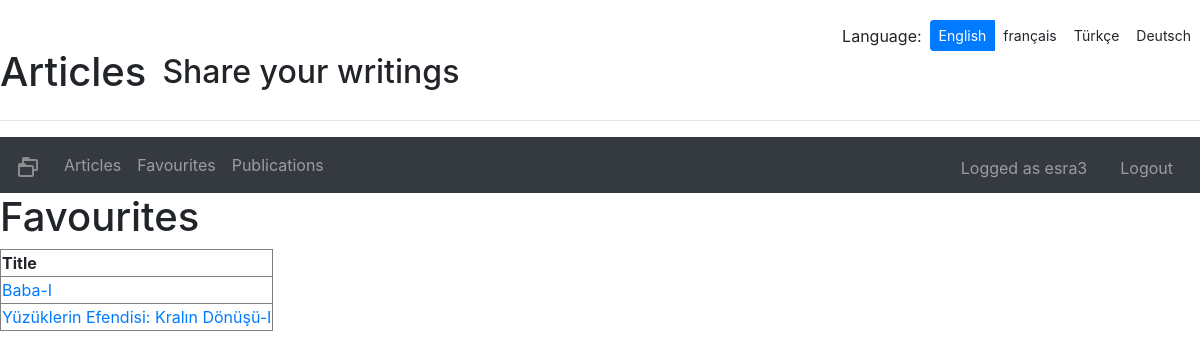
The app's page /en/favourites (signed in) with its own data.
### article_app/models.py (models this page shows, shortened)
class UserFavouriteArticle(models.Model):
    user = models.ForeignKey(User, null=False, on_delete=models.CASCADE)
    article = models.ForeignKey(Article, null=False, on_delete=models.CASCADE)
    class Meta:
        constraints = [
            models.UniqueConstraint(fields=['user', 'article'], name='unique_fav'),
        ]

class Article(models.Model):
    title = models.CharField(max_length=64, null=False)
    author = models.ForeignKey(User, null=False, on_delete=models.CASCADE)
    created = models.DateTimeField(auto_now_add=True)
    synopsis = models.CharField(max_length=312, null=False)
    content = models.TextField(null=False)

### article_app/views.py (the view)
# urls.py: path("favourites", views.FavouritesView.as_view(), name="favourites"),
class FavouritesView(LoginRequiredMixin, generic.ListView):
    model = UserFavouriteArticle
    template_name = "article_app/favourites.html"
    context_object_name = "favourites"
    def get_queryset(self):
        return UserFavouriteArticle.objects.filter(
            user=self.request.user
        ).order_by('article__created')

### article_app/templates/article_app/favourites.html (shortened to what this page needs)
{% extends "base.html" %}
{% load i18n %}
{% block content %}
<h1>{% trans "Favourites" %}</h1>
<table border="1">
    <thead>
        <tr>
            <th>{% trans "Title" %}</th>
        </tr>
    </thead>
    <tbody>
        {% for fav in favourites %}
        <tr>
            <td><a href="{% url 'article_detail' fav.article.pk %}">{{ fav.article.title }}</td>
        </tr>
        {% empty %}
        <tr>
            <td colspan="3">{% trans "No favourites yet." %}</td>
        </tr>
        {% endfor %}
    </tbody>
</table>
{% endblock %}

### article_app/templates/base.html (shortened to what this page needs)
{% load i18n %}
<!DOCTYPE html>
<html lang="en">
<head>
    <link rel="stylesheet" href="https://cdn.jsdelivr.net/npm/bootstrap@4.6.2/dist/css/bootstrap.min.css">
    <link rel="stylesheet" href="https://stackpath.bootstrapcdn.com/bootstrap/4.1.1/css/bootstrap.min.css">
</head>
<body>
    <br><br>
    <div class="d-flex align-items-center">
        <h1 class="mr-3">{% trans "Articles" %}</h1>
        <h2>{% trans "Share your writings" %}</h2>
    </div>
    <hr>
    {% get_current_language as CURRENT_LANGUAGE %}
    {% get_available_languages as AVAILABLE_LANGUAGES %}
    {% get_language_info_list for AVAILABLE_LANGUAGES as languages %}
    <div align="left" class="languages d-flex justify-content-start align-items-center mb-2" style="position: fixed; top: 20px; right: 0;">
        <p class="mb-0 mr-2">{% trans "Language" %}:</p>
        <div class="btn-group" role="group">
            {% for language in languages %}
                <a href="/{{ language.code }}{{ request.get_full_path|slice:'3:' }}"
                class="btn btn-sm {% if language.code == CURRENT_LANGUAGE %}btn-primary class="active"{% endif %}">
                {{ language.name_local }}
                </a>
            {% endfor %}
        </div>
    </div>
    <nav class="navbar navbar-expand-lg navbar-dark bg-dark">
    <a class="navbar-brand" href="articles">
        <img src="../static/images/Folders.svg" alt="" width="" height="" alt="">
    </a>
    <div class="collapse navbar-collapse" id="navbarSupportedContent">
        <ul class="navbar-nav mr-auto">
        {% if user.is_authenticated %}
        <li class="nav-item">
            <a class="nav-link" href="{% url 'articles' %}">{% trans "Articles" %}</a>
        </li>
        <li class="nav-item">
            <a class="nav-link" href="{% url 'favourites' %}">{% trans "Favourites" %}</a>
        </li>
        <li class="nav-item">
            <a class="nav-link" href="{% url 'publications' %}">{% trans "Publications" %}</a>
        </li>
        </ul>
        <div style="position: absolute; top: 10px; right: 10px;">
            <form method="post" action="{% url 'logout' %}" class="d-flex align-items-center">
                    <span class="nav-link" style="color: rgba(255,255,255,.5)">{% trans "Logged as " %}{{ user.username }}</span>
                    <button type="submit" class="nav-link btn" style="color: rgba(255,255,255,.5)">{% trans "Logout" %}</button>
            </form>
        </div>
        {% endif %}
    </div>
    </nav>
    {% block content %}
    {% endblock %}
</body>
</html>

### records on screen
UserFavouriteArticle: article "Baba-I"
UserFavouriteArticle: article "Yüzüklerin Efendisi: Kralın Dönüşü-I"

### other values on screen
{{ language.name_local }} "English" "français" "Türkçe" "Deutsch"
{{ user.username }} "esra3"
